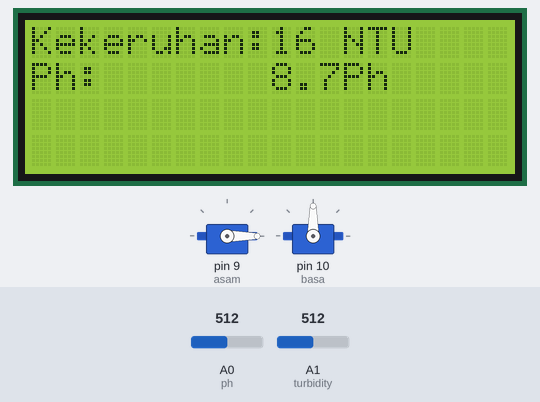
A sketch run on a simulated Arduino Uno, built with avr-gcc and run on an emulated ATmega328P. Shown: 20×4 character LCD, 2 × servo. Inputs (shaded band) come from the test bench; at power-on: A0 (ph) = 512, A1 (turbidity) = 512. What the sketch prints to the serial monitor is not drawn.

Above: at 1.2 s.
1.3 s: A0 (ph) set to 535
At 2.6 s:
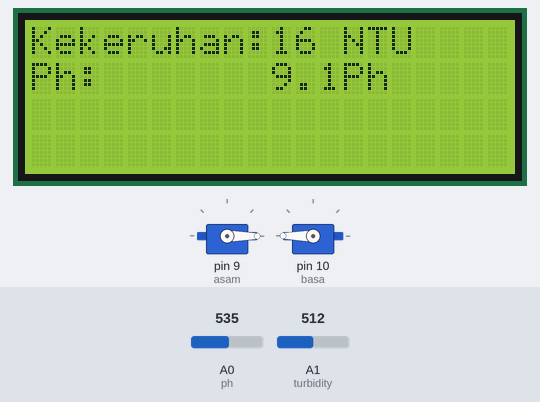
2.9 s: A0 (ph) set to 306
At 3.8 s:
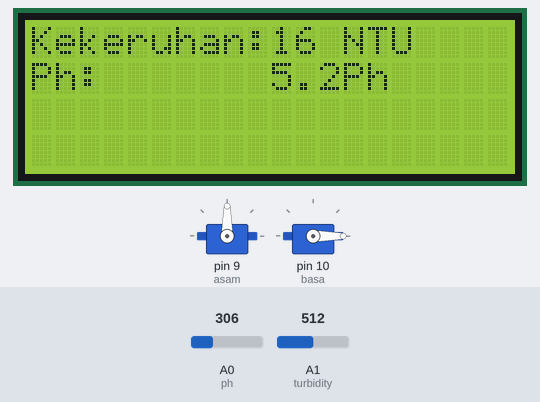
4.4 s: A0 (ph) set to 244
At 5.0 s:
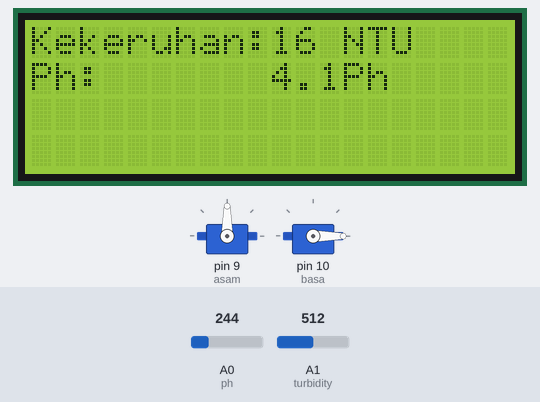
6.0 s: A0 (ph) set to 218
At 7.3 s:
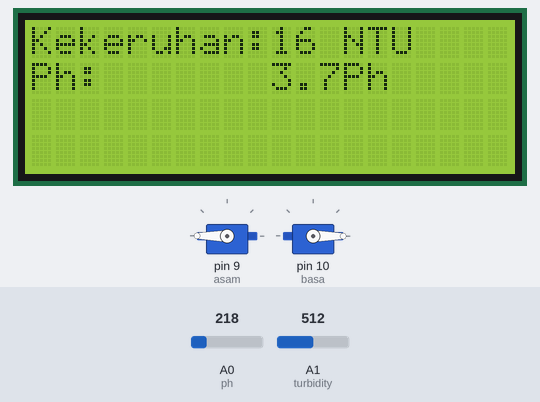
7.6 s: A1 (turbidity) set to 716
At 8.7 s:
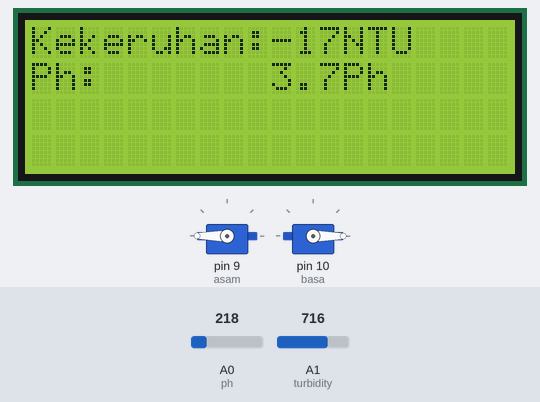
9.1 s: A1 (turbidity) set to 678
10.7 s: A1 (turbidity) set to 653
At 11.9 s:
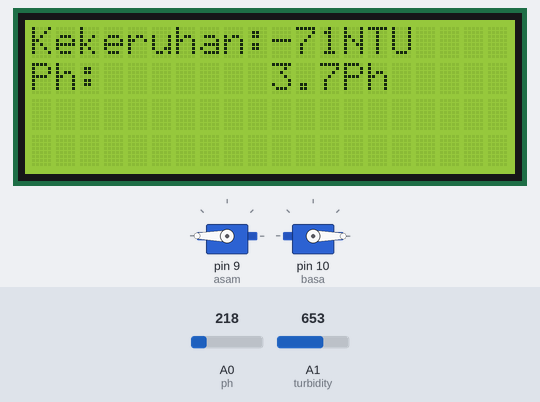
Timing chart, 0 to 13.3 s (numbered marks = the images above; inputs shaded):
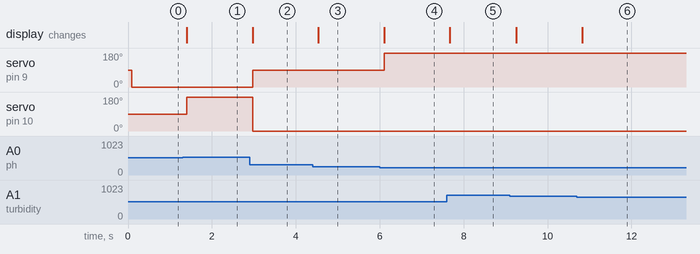

The sketch:

mekatronika_projek.ino
```cpp
// panggil library
#include <Wire.h>
#include <LiquidCrystal_I2C.h>
#include <Servo.h>

// definisi pin
#define turbidity A1
#define ph A0

// servo
Servo asam;
Servo basa;

// definisi variabel
const float vref = 5.0;
const int adc_res = 1024;
const float ph_offset = 0.00; // calibration offset ph
const float ph_scale = 3.5; // scaling factor ph
int turbidityValue;
int phValue;
float mapPh, voltage;
int mapT;

// set the LCD address to 0x27 for a 16 chars and 2 line display
LiquidCrystal_I2C lcd(0x27,20,4);

void setup() {
  // put your setup code here, to run once:
  Serial.begin(9600);

  // pinMode
  pinMode(turbidity, INPUT);
  pinMode(ph, INPUT);

  // initiate lcd
  lcd.init();
  lcd.backlight();

  // attach servo
  asam.attach(9);
  basa.attach(10);
}

void loop() {
  // panggil fungsi pembacaan sensor
  baca_turbidity();
  baca_ph();

  // tampilkan pembacaan di lcd
  lcd.setCursor(0, 0);
  lcd.print("Kekeruhan: ");
  lcd.setCursor(0, 1);
  lcd.print("Ph: ");
  lcd.setCursor(10, 0);
  lcd.print(mapT);
  lcd.setCursor(13, 0);
  lcd.print("NTU");
  lcd.setCursor(10, 1);
  lcd.print(mapPh);
  lcd.setCursor(13, 1);
  lcd.print("Ph");

  // panggil logikaFuzzy
  logikaFuzzy();

  delay(100);
}
```

kendali.ino
```cpp
void logikaFuzzy(){
  if (mapPh >= 9){
    basa.write(180);
    asam.write(0);
  }else if (mapPh >= 7.5 && mapPh < 9){
    basa.write(90);
    asam.write(0);
  }else if (mapPh < 7.5 && mapPh >= 6.5){
    basa.write(0);
    asam.write(0);
  }else if(mapPh < 6.5 && mapPh >= 4){
    asam.write(90);
    basa.write(0);
  }else if(mapPh < 4){
    asam.write(180);
    basa.write(0);
  }
}
```

read_sensor.ino
```cpp
void baca_turbidity(){
  turbidityValue = analogRead(turbidity);
  mapT = map(turbidityValue, 610, 0, 0, 100);
  Serial.print("Turbidity: ");
  Serial.print(mapT);
}

void baca_ph(){
  phValue = analogRead(ph);
  voltage = phValue * (vref / adc_res);
  mapPh = ph_scale * voltage + ph_offset;
  Serial.print(" | Ph: ");
  Serial.println(mapPh);
}
```

Measured:
- the behaviour switches between 526 and 527 on A0 (ph) (found by bisection; images 0 and 1)
- the behaviour switches between 235 and 234 on A0 (ph) (found by bisection; images 3 and 4)
- after the input at 1.3 s, servo on pin 10 (basa): 90° → 180° after 0.10 s; the display: changes after 0.10 s (image 1)
- after the input at 2.9 s, servo on pin 9 (asam): 0° → 90° after 0.07 s; servo on pin 10 (basa): 180° → 0° after 0.07 s; the display: changes after 0.07 s (image 2)
- after the input at 4.4 s, the display: changes after 0.14 s (image 3)
- after the input at 6.0 s, servo on pin 9 (asam): 90° → 180° after 0.10 s; the display: changes after 0.10 s (image 4)
- after the input at 7.6 s, the display: changes after 0.07 s (image 5)
- after the input at 10.7 s, the display: changes after 0.13 s (image 6)
